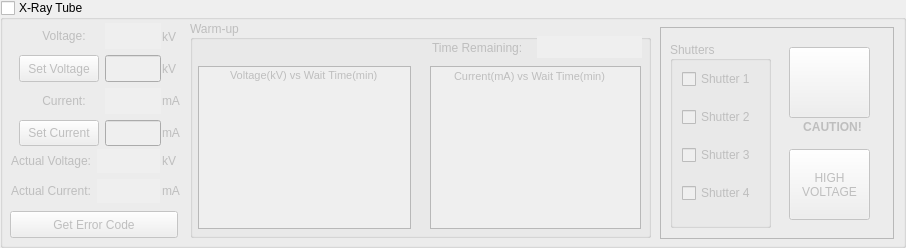
  <widget class="QGroupBox" name="xrayGroup">
   <property name="geometry">
    <rect>
     <x>10</x>
     <y>693</y>
     <width>906</width>
     <height>248</height>
    </rect>
   </property>
   <property name="focusPolicy">
    <enum>Qt::NoFocus</enum>
   </property>
   <property name="title">
    <string>X-Ray Tube</string>
   </property>
   <property name="checkable">
    <bool>true</bool>
   </property>
   <property name="checked">
    <bool>false</bool>
   </property>
   <widget class="QFrame" name="frame_2">
    <property name="geometry">
     <rect>
      <x>10</x>
      <y>145</y>
      <width>151</width>
      <height>59</height>
     </rect>
    </property>
    <property name="sizePolicy">
     <sizepolicy hsizetype="Preferred" vsizetype="Ignored">
      <horstretch>0</horstretch>
      <verstretch>0</verstretch>
     </sizepolicy>
    </property>
    <property name="frameShape">
     <enum>QFrame::NoFrame</enum>
    </property>
    <property name="frameShadow">
     <enum>QFrame::Plain</enum>
    </property>
    <property name="lineWidth">
     <number>0</number>
    </property>
    <widget class="QWidget" name="layoutWidget">
     <property name="geometry">
      <rect>
       <x>1</x>
       <y>4</y>
       <width>149</width>
       <height>54</height>
      </rect>
     </property>
     <layout class="QGridLayout" name="gridLayout_4">
      <item row="0" column="0">
       <widget class="QLabel" name="label_8">
        <property name="sizePolicy">
         <sizepolicy hsizetype="Preferred" vsizetype="Ignored">
          <horstretch>0</horstretch>
          <verstretch>0</verstretch>
         </sizepolicy>
        </property>
        <property name="text">
         <string>Actual Voltage:</string>
        </property>
       </widget>
      </item>
      <item row="0" column="1">
       <widget class="QLineEdit" name="actualVDisp">
        <property name="sizePolicy">
         <sizepolicy hsizetype="Preferred" vsizetype="Ignored">
          <horstretch>0</horstretch>
          <verstretch>0</verstretch>
         </sizepolicy>
        </property>
        <property name="palette">
         <palette>
          <active>
           <colorrole role="WindowText">
            <brush brushstyle="SolidPattern">
             <color alpha="255">
              <red>0</red>
              <green>0</green>
              <blue>0</blue>
             </color>
            </brush>
           </colorrole>
           <colorrole role="Text">
            <brush brushstyle="SolidPattern">
             <color alpha="255">
              <red>27</red>
              <green>13</green>
              <blue>139</blue>
             </color>
            </brush>
           </colorrole>
           <colorrole role="ButtonText">
            <brush brushstyle="SolidPattern">
             <color alpha="255">
              <red>0</red>
              <green>0</green>
              <blue>0</blue>
             </color>
            </brush>
           </colorrole>
          </active>
          <inactive>
           <colorrole role="WindowText">
            <brush brushstyle="SolidPattern">
             <color alpha="255">
              <red>0</red>
              <green>0</green>
              <blue>0</blue>
             </color>
            </brush>
           </colorrole>
           <colorrole role="Text">
            <brush brushstyle="SolidPattern">
             <color alpha="255">
              <red>27</red>
              <green>13</green>
              <blue>139</blue>
             </color>
            </brush>
           </colorrole>
           <colorrole role="ButtonText">
            <brush brushstyle="SolidPattern">
             <color alpha="255">
              <red>0</red>
              <green>0</green>
              <blue>0</blue>
             </color>
            </brush>
           </colorrole>
          </inactive>
          <disabled>
           <colorrole role="WindowText">
            <brush brushstyle="SolidPattern">
             <color alpha="255">
              <red>170</red>
              <green>170</green>
              <blue>255</blue>
             </color>
            </brush>
           </colorrole>
           <colorrole role="Text">
            <brush brushstyle="SolidPattern">
             <color alpha="255">
              <red>170</red>
              <green>170</green>
              <blue>255</blue>
             </color>
            </brush>
           </colorrole>
           <colorrole role="ButtonText">
            <brush brushstyle="SolidPattern">
             <color alpha="255">
              <red>170</red>
              <green>170</green>
              <blue>255</blue>
             </color>
            </brush>
           </colorrole>
          </disabled>
         </palette>
        </property>
        <property name="frame">
         <bool>false</bool>
        </property>
        <property name="alignment">
         <set>Qt::AlignCenter</set>
        </property>
        <property name="readOnly">
         <bool>true</bool>
        </property>
       </widget>
      </item>
      <item row="1" column="0">
       <widget class="QLabel" name="label_6">
        <property name="sizePolicy">
         <sizepolicy hsizetype="Preferred" vsizetype="Ignored">
          <horstretch>0</horstretch>
          <verstretch>0</verstretch>
         </sizepolicy>
        </property>
        <property name="text">
         <string>Actual Current:</string>
        </property>
       </widget>
      </item>
      <item row="1" column="1">
       <widget class="QLineEdit" name="actualCDisp">
        <property name="sizePolicy">
         <sizepolicy hsizetype="Preferred" vsizetype="Ignored">
          <horstretch>0</horstretch>
          <verstretch>0</verstretch>
         </sizepolicy>
        </property>
        <property name="palette">
         <palette>
          <active>
           <colorrole role="WindowText">
            <brush brushstyle="SolidPattern">
             <color alpha="255">
              <red>0</red>
              <green>0</green>
              <blue>0</blue>
             </color>
            </brush>
           </colorrole>
           <colorrole role="Text">
            <brush brushstyle="SolidPattern">
             <color alpha="255">
              <red>27</red>
              <green>13</green>
              <blue>139</blue>
             </color>
            </brush>
           </colorrole>
           <colorrole role="ButtonText">
            <brush brushstyle="SolidPattern">
             <color alpha="255">
              <red>0</red>
              <green>0</green>
              <blue>0</blue>
             </color>
            </brush>
           </colorrole>
          </active>
          <inactive>
           <colorrole role="WindowText">
            <brush brushstyle="SolidPattern">
             <color alpha="255">
              <red>0</red>
              <green>0</green>
              <blue>0</blue>
             </color>
            </brush>
           </colorrole>
           <colorrole role="Text">
            <brush brushstyle="SolidPattern">
             <color alpha="255">
              <red>27</red>
              <green>13</green>
              <blue>139</blue>
             </color>
            </brush>
           </colorrole>
           <colorrole role="ButtonText">
            <brush brushstyle="SolidPattern">
             <color alpha="255">
              <red>0</red>
              <green>0</green>
              <blue>0</blue>
             </color>
            </brush>
           </colorrole>
          </inactive>
          <disabled>
           <colorrole role="WindowText">
            <brush brushstyle="SolidPattern">
             <color alpha="255">
              <red>170</red>
              <green>170</green>
              <blue>255</blue>
             </color>
            </brush>
           </colorrole>
           <colorrole role="Text">
            <brush brushstyle="SolidPattern">
             <color alpha="255">
              <red>170</red>
              <green>170</green>
              <blue>255</blue>
             </color>
            </brush>
           </colorrole>
           <colorrole role="ButtonText">
            <brush brushstyle="SolidPattern">
             <color alpha="255">
              <red>170</red>
              <green>170</green>
              <blue>255</blue>
             </color>
            </brush>
           </colorrole>
          </disabled>
         </palette>
        </property>
        <property name="frame">
         <bool>false</bool>
        </property>
        <property name="alignment">
         <set>Qt::AlignCenter</set>
        </property>
        <property name="readOnly">
         <bool>true</bool>
        </property>
       </widget>
      </item>
     </layout>
    </widget>
   </widget>
   <widget class="QGroupBox" name="warmupBox">
    <property name="geometry">
     <rect>
      <x>190</x>
      <y>20</y>
      <width>461</width>
      <height>218</height>
     </rect>
    </property>
    <property name="sizePolicy">
     <sizepolicy hsizetype="Preferred" vsizetype="Ignored">
      <horstretch>0</horstretch>
      <verstretch>0</verstretch>
     </sizepolicy>
    </property>
    <property name="title">
     <string>Warm-up</string>
    </property>
    <property name="alignment">
     <set>Qt::AlignLeading|Qt::AlignLeft|Qt::AlignVCenter</set>
    </property>
    <widget class="QLineEdit" name="wtDisp">
     <property name="geometry">
      <rect>
       <x>347</x>
       <y>16</y>
       <width>105</width>
       <height>22</height>
      </rect>
     </property>
     <property name="sizePolicy">
      <sizepolicy hsizetype="Preferred" vsizetype="Ignored">
       <horstretch>0</horstretch>
       <verstretch>0</verstretch>
      </sizepolicy>
     </property>
     <property name="palette">
      <palette>
       <active>
        <colorrole role="WindowText">
         <brush brushstyle="SolidPattern">
          <color alpha="255">
           <red>0</red>
           <green>0</green>
           <blue>0</blue>
          </color>
         </brush>
        </colorrole>
        <colorrole role="Text">
         <brush brushstyle="SolidPattern">
          <color alpha="255">
           <red>27</red>
           <green>13</green>
           <blue>139</blue>
          </color>
         </brush>
        </colorrole>
        <colorrole role="ButtonText">
         <brush brushstyle="SolidPattern">
          <color alpha="255">
           <red>0</red>
           <green>0</green>
           <blue>0</blue>
          </color>
         </brush>
        </colorrole>
       </active>
       <inactive>
        <colorrole role="WindowText">
         <brush brushstyle="SolidPattern">
          <color alpha="255">
           <red>0</red>
           <green>0</green>
           <blue>0</blue>
          </color>
         </brush>
        </colorrole>
        <colorrole role="Text">
         <brush brushstyle="SolidPattern">
          <color alpha="255">
           <red>27</red>
           <green>13</green>
           <blue>139</blue>
          </color>
         </brush>
        </colorrole>
        <colorrole role="ButtonText">
         <brush brushstyle="SolidPattern">
          <color alpha="255">
           <red>0</red>
           <green>0</green>
           <blue>0</blue>
          </color>
         </brush>
        </colorrole>
       </inactive>
       <disabled>
        <colorrole role="WindowText">
         <brush brushstyle="SolidPattern">
          <color alpha="255">
           <red>170</red>
           <green>170</green>
           <blue>255</blue>
          </color>
         </brush>
        </colorrole>
        <colorrole role="Text">
         <brush brushstyle="SolidPattern">
          <color alpha="255">
           <red>170</red>
           <green>170</green>
           <blue>255</blue>
          </color>
         </brush>
        </colorrole>
        <colorrole role="ButtonText">
         <brush brushstyle="SolidPattern">
          <color alpha="255">
           <red>170</red>
           <green>170</green>
           <blue>255</blue>
          </color>
         </brush>
        </colorrole>
       </disabled>
      </palette>
     </property>
     <property name="frame">
      <bool>false</bool>
     </property>
     <property name="alignment">
      <set>Qt::AlignCenter</set>
     </property>
     <property name="readOnly">
      <bool>true</bool>
     </property>
    </widget>
    <widget class="QLabel" name="label_5">
     <property name="geometry">
      <rect>
       <x>242</x>
       <y>17</y>
       <width>100</width>
       <height>22</height>
      </rect>
     </property>
     <property name="sizePolicy">
      <sizepolicy hsizetype="Preferred" vsizetype="Ignored">
       <horstretch>0</horstretch>
       <verstretch>0</verstretch>
      </sizepolicy>
     </property>
     <property name="text">
      <string>Time Remaining:</string>
     </property>
    </widget>
    <widget class="QGraphicsView" name="graph2">
     <property name="geometry">
      <rect>
       <x>240</x>
       <y>46</y>
       <width>211</width>
       <height>163</height>
      </rect>
     </property>
     <property name="focusPolicy">
      <enum>Qt::NoFocus</enum>
     </property>
     <property name="frameShadow">
      <enum>QFrame::Plain</enum>
     </property>
    </widget>
    <widget class="QGraphicsView" name="graph1">
     <property name="geometry">
      <rect>
       <x>8</x>
       <y>46</y>
       <width>213</width>
       <height>163</height>
      </rect>
     </property>
     <property name="focusPolicy">
      <enum>Qt::NoFocus</enum>
     </property>
     <property name="frameShadow">
      <enum>QFrame::Plain</enum>
     </property>
    </widget>
    <widget class="QLabel" name="label_14">
     <property name="geometry">
      <rect>
       <x>40</x>
       <y>47</y>
       <width>160</width>
       <height>16</height>
      </rect>
     </property>
     <property name="font">
      <font>
       <pointsize>8</pointsize>
      </font>
     </property>
     <property name="text">
      <string>Voltage(kV) vs Wait Time(min)</string>
     </property>
    </widget>
    <widget class="QLabel" name="label_15">
     <property name="geometry">
      <rect>
       <x>264</x>
       <y>48</y>
       <width>166</width>
       <height>16</height>
      </rect>
     </property>
     <property name="font">
      <font>
       <pointsize>8</pointsize>
      </font>
     </property>
     <property name="text">
      <string>Current(mA) vs Wait Time(min)</string>
     </property>
    </widget>
   </widget>
   <widget class="QFrame" name="onFrame">
    <property name="geometry">
     <rect>
      <x>660</x>
      <y>27</y>
      <width>234</width>
      <height>212</height>
     </rect>
    </property>
    <property name="frameShape">
     <enum>QFrame::StyledPanel</enum>
    </property>
    <property name="frameShadow">
     <enum>QFrame::Raised</enum>
    </property>
    <widget class="QGroupBox" name="shutterBox">
     <property name="geometry">
      <rect>
       <x>10</x>
       <y>14</y>
       <width>101</width>
       <height>187</height>
      </rect>
     </property>
     <property name="title">
      <string>Shutters</string>
     </property>
     <property name="alignment">
      <set>Qt::AlignLeading|Qt::AlignLeft|Qt::AlignVCenter</set>
     </property>
     <property name="checkable">
      <bool>false</bool>
     </property>
     <widget class="QWidget" name="layoutWidget_2">
      <property name="geometry">
       <rect>
        <x>12</x>
        <y>16</y>
        <width>92</width>
        <height>162</height>
       </rect>
      </property>
      <layout class="QVBoxLayout" name="verticalLayout_2">
       <item>
        <widget class="QCheckBox" name="shutter1">
         <property name="focusPolicy">
          <enum>Qt::NoFocus</enum>
         </property>
         <property name="text">
          <string>Shutter 1</string>
         </property>
        </widget>
       </item>
       <item>
        <widget class="QCheckBox" name="shutter2">
         <property name="enabled">
          <bool>false</bool>
         </property>
         <property name="focusPolicy">
          <enum>Qt::NoFocus</enum>
         </property>
         <property name="text">
          <string>Shutter 2</string>
         </property>
        </widget>
       </item>
       <item>
        <widget class="QCheckBox" name="shutter3">
         <property name="focusPolicy">
          <enum>Qt::NoFocus</enum>
         </property>
         <property name="text">
          <string>Shutter 3</string>
         </property>
        </widget>
       </item>
       <item>
        <widget class="QCheckBox" name="shutter4">
         <property name="enabled">
          <bool>false</bool>
         </property>
         <property name="focusPolicy">
          <enum>Qt::NoFocus</enum>
         </property>
         <property name="text">
          <string>Shutter 4</string>
         </property>
         <property name="tristate">
          <bool>false</bool>
         </property>
        </widget>
       </item>
      </layout>
     </widget>
    </widget>
    <widget class="QPushButton" name="warning">
     <property name="geometry">
      <rect>
       <x>129</x>
       <y>20</y>
       <width>81</width>
       <height>71</height>
      </rect>
     </property>
     <property name="focusPolicy">
      <enum>Qt::NoFocus</enum>
     </property>
     <property name="text">
      <string/>
     </property>
     <property name="checkable">
      <bool>false</bool>
     </property>
    </widget>
    <widget class="QPushButton" name="highVoltage">
     <property name="geometry">
      <rect>
       <x>129</x>
       <y>122</y>
       <width>81</width>
       <height>71</height>
      </rect>
     </property>
     <property name="font">
      <font>
       <stylestrategy>PreferDefault</stylestrategy>
      </font>
     </property>
     <property name="focusPolicy">
      <enum>Qt::NoFocus</enum>
     </property>
     <property name="autoFillBackground">
      <bool>true</bool>
     </property>
     <property name="text">
      <string>HIGH 
VOLTAGE</string>
     </property>
     <property name="checkable">
      <bool>true</bool>
     </property>
     <property name="checked">
      <bool>false</bool>
     </property>
     <property name="flat">
      <bool>false</bool>
     </property>
    </widget>
    <widget class="QLabel" name="warningText">
     <property name="geometry">
      <rect>
       <x>140</x>
       <y>92</y>
       <width>65</width>
       <height>16</height>
      </rect>
     </property>
     <property name="font">
      <font>
       <weight>75</weight>
       <bold>true</bold>
      </font>
     </property>
     <property name="text">
      <string>CAUTION!</string>
     </property>
     <property name="alignment">
      <set>Qt::AlignCenter</set>
     </property>
    </widget>
   </widget>
   <widget class="QFrame" name="frame_3">
    <property name="geometry">
     <rect>
      <x>18</x>
      <y>23</y>
      <width>143</width>
      <height>124</height>
     </rect>
    </property>
    <property name="sizePolicy">
     <sizepolicy hsizetype="Preferred" vsizetype="Ignored">
      <horstretch>0</horstretch>
      <verstretch>0</verstretch>
     </sizepolicy>
    </property>
    <property name="frameShape">
     <enum>QFrame::NoFrame</enum>
    </property>
    <property name="frameShadow">
     <enum>QFrame::Plain</enum>
    </property>
    <property name="lineWidth">
     <number>0</number>
    </property>
    <widget class="QWidget" name="layoutWidget">
     <property name="geometry">
      <rect>
       <x>1</x>
       <y>0</y>
       <width>142</width>
       <height>123</height>
      </rect>
     </property>
     <layout class="QGridLayout" name="gridLayout_5">
      <item row="0" column="0">
       <widget class="QLabel" name="label_3">
        <property name="sizePolicy">
         <sizepolicy hsizetype="Preferred" vsizetype="Ignored">
          <horstretch>0</horstretch>
          <verstretch>0</verstretch>
         </sizepolicy>
        </property>
        <property name="text">
         <string>       Voltage:</string>
        </property>
       </widget>
      </item>
      <item row="0" column="1">
       <widget class="QLineEdit" name="setVDisp">
        <property name="sizePolicy">
         <sizepolicy hsizetype="Preferred" vsizetype="Ignored">
          <horstretch>0</horstretch>
          <verstretch>0</verstretch>
         </sizepolicy>
        </property>
        <property name="palette">
         <palette>
          <active>
           <colorrole role="WindowText">
            <brush brushstyle="SolidPattern">
             <color alpha="255">
              <red>0</red>
              <green>0</green>
              <blue>0</blue>
             </color>
            </brush>
           </colorrole>
           <colorrole role="Text">
            <brush brushstyle="SolidPattern">
             <color alpha="255">
              <red>27</red>
              <green>13</green>
              <blue>139</blue>
             </color>
            </brush>
           </colorrole>
           <colorrole role="ButtonText">
            <brush brushstyle="SolidPattern">
             <color alpha="255">
              <red>0</red>
              <green>0</green>
              <blue>0</blue>
             </color>
            </brush>
           </colorrole>
          </active>
          <inactive>
           <colorrole role="WindowText">
            <brush brushstyle="SolidPattern">
             <color alpha="255">
              <red>0</red>
              <green>0</green>
              <blue>0</blue>
             </color>
            </brush>
           </colorrole>
           <colorrole role="Text">
            <brush brushstyle="SolidPattern">
             <color alpha="255">
              <red>27</red>
              <green>13</green>
              <blue>139</blue>
             </color>
            </brush>
           </colorrole>
           <colorrole role="ButtonText">
            <brush brushstyle="SolidPattern">
             <color alpha="255">
              <red>0</red>
              <green>0</green>
              <blue>0</blue>
             </color>
            </brush>
           </colorrole>
          </inactive>
          <disabled>
           <colorrole role="WindowText">
            <brush brushstyle="SolidPattern">
             <color alpha="255">
              <red>170</red>
              <green>170</green>
              <blue>255</blue>
             </color>
            </brush>
           </colorrole>
           <colorrole role="Text">
            <brush brushstyle="SolidPattern">
             <color alpha="255">
              <red>170</red>
              <green>170</green>
              <blue>255</blue>
             </color>
            </brush>
           </colorrole>
           <colorrole role="ButtonText">
            <brush brushstyle="SolidPattern">
             <color alpha="255">
              <red>170</red>
              <green>170</green>
              <blue>255</blue>
             </color>
            </brush>
           </colorrole>
          </disabled>
         </palette>
        </property>
        <property name="frame">
         <bool>false</bool>
        </property>
        <property name="alignment">
         <set>Qt::AlignCenter</set>
        </property>
        <property name="readOnly">
         <bool>true</bool>
        </property>
       </widget>
      </item>
      <item row="1" column="0">
       <widget class="QPushButton" name="setVoltage">
        <property name="sizePolicy">
         <sizepolicy hsizetype="Minimum" vsizetype="Ignored">
          <horstretch>0</horstretch>
          <verstretch>0</verstretch>
         </sizepolicy>
        </property>
        <property name="text">
         <string>Set Voltage</string>
        </property>
       </widget>
      </item>
      <item row="1" column="1">
       <widget class="QLineEdit" name="setV">
        <property name="sizePolicy">
         <sizepolicy hsizetype="Preferred" vsizetype="Ignored">
          <horstretch>0</horstretch>
          <verstretch>0</verstretch>
         </sizepolicy>
        </property>
        <property name="alignment">
         <set>Qt::AlignCenter</set>
        </property>
       </widget>
      </item>
      <item row="2" column="0">
       <widget class="QLabel" name="label_4">
        <property name="sizePolicy">
         <sizepolicy hsizetype="Preferred" vsizetype="Ignored">
          <horstretch>0</horstretch>
          <verstretch>0</verstretch>
         </sizepolicy>
        </property>
        <property name="text">
         <string>       Current:</string>
        </property>
       </widget>
      </item>
      <item row="2" column="1">
       <widget class="QLineEdit" name="setCDisp">
        <property name="sizePolicy">
         <sizepolicy hsizetype="Preferred" vsizetype="Ignored">
          <horstretch>0</horstretch>
          <verstretch>0</verstretch>
         </sizepolicy>
        </property>
        <property name="palette">
         <palette>
          <active>
           <colorrole role="WindowText">
            <brush brushstyle="SolidPattern">
             <color alpha="255">
              <red>0</red>
              <green>0</green>
              <blue>0</blue>
             </color>
            </brush>
           </colorrole>
           <colorrole role="Text">
            <brush brushstyle="SolidPattern">
             <color alpha="255">
              <red>27</red>
              <green>13</green>
              <blue>139</blue>
             </color>
            </brush>
           </colorrole>
           <colorrole role="ButtonText">
            <brush brushstyle="SolidPattern">
             <color alpha="255">
              <red>0</red>
              <green>0</green>
              <blue>0</blue>
             </color>
            </brush>
           </colorrole>
          </active>
          <inactive>
           <colorrole role="WindowText">
            <brush brushstyle="SolidPattern">
             <color alpha="255">
              <red>0</red>
              <green>0</green>
              <blue>0</blue>
             </color>
            </brush>
           </colorrole>
           <colorrole role="Text">
            <brush brushstyle="SolidPattern">
             <color alpha="255">
              <red>27</red>
              <green>13</green>
              <blue>139</blue>
             </color>
            </brush>
           </colorrole>
           <colorrole role="ButtonText">
            <brush brushstyle="SolidPattern">
             <color alpha="255">
              <red>0</red>
              <green>0</green>
              <blue>0</blue>
             </color>
            </brush>
           </colorrole>
          </inactive>
          <disabled>
           <colorrole role="WindowText">
            <brush brushstyle="SolidPattern">
             <color alpha="255">
              <red>170</red>
              <green>170</green>
              <blue>255</blue>
             </color>
            </brush>
           </colorrole>
           <colorrole role="Text">
            <brush brushstyle="SolidPattern">
             <color alpha="255">
              <red>170</red>
              <green>170</green>
              <blue>255</blue>
             </color>
            </brush>
           </colorrole>
           <colorrole role="ButtonText">
            <brush brushstyle="SolidPattern">
             <color alpha="255">
              <red>170</red>
              <green>170</green>
              <blue>255</blue>
             </color>
            </brush>
           </colorrole>
          </disabled>
         </palette>
        </property>
        <property name="frame">
         <bool>false</bool>
        </property>
        <property name="alignment">
         <set>Qt::AlignCenter</set>
        </property>
        <property name="readOnly">
         <bool>true</bool>
        </property>
       </widget>
      </item>
      <item row="3" column="0">
       <widget class="QPushButton" name="setCurrent">
        <property name="sizePolicy">
         <sizepolicy hsizetype="Minimum" vsizetype="Ignored">
          <horstretch>0</horstretch>
          <verstretch>0</verstretch>
         </sizepolicy>
        </property>
        <property name="text">
         <string>Set Current</string>
        </property>
       </widget>
      </item>
      <item row="3" column="1">
       <widget class="QLineEdit" name="setC">
        <property name="sizePolicy">
         <sizepolicy hsizetype="Preferred" vsizetype="Ignored">
          <horstretch>0</horstretch>
          <verstretch>0</verstretch>
         </sizepolicy>
        </property>
        <property name="alignment">
         <set>Qt::AlignCenter</set>
        </property>
       </widget>
      </item>
     </layout>
    </widget>
   </widget>
   <widget class="QPushButton" name="getErrorCode">
    <property name="geometry">
     <rect>
      <x>10</x>
      <y>211</y>
      <width>168</width>
      <height>27</height>
     </rect>
    </property>
    <property name="focusPolicy">
     <enum>Qt::NoFocus</enum>
    </property>
    <property name="text">
     <string>Get Error Code</string>
    </property>
   </widget>
   <widget class="QWidget" name="layoutWidget">
    <property name="geometry">
     <rect>
      <x>162</x>
      <y>24</y>
      <width>24</width>
      <height>122</height>
     </rect>
    </property>
    <layout class="QVBoxLayout" name="verticalLayout">
     <item>
      <widget class="QLabel" name="label_10">
       <property name="text">
        <string>kV</string>
       </property>
      </widget>
     </item>
     <item>
      <widget class="QLabel" name="unit1">
       <property name="text">
        <string>kV</string>
       </property>
      </widget>
     </item>
     <item>
      <widget class="QLabel" name="label_12">
       <property name="text">
        <string>mA</string>
       </property>
      </widget>
     </item>
     <item>
      <widget class="QLabel" name="unit2">
       <property name="text">
        <string>mA</string>
       </property>
      </widget>
     </item>
    </layout>
   </widget>
   <widget class="QWidget" name="layoutWidget">
    <property name="geometry">
     <rect>
      <x>162</x>
      <y>149</y>
      <width>24</width>
      <height>54</height>
     </rect>
    </property>
    <layout class="QVBoxLayout" name="verticalLayout_3">
     <item>
      <widget class="QLabel" name="label_11">
       <property name="text">
        <string>kV</string>
       </property>
      </widget>
     </item>
     <item>
      <widget class="QLabel" name="label_13">
       <property name="text">
        <string>mA</string>
       </property>
      </widget>
     </item>
    </layout>
   </widget>
  </widget>
